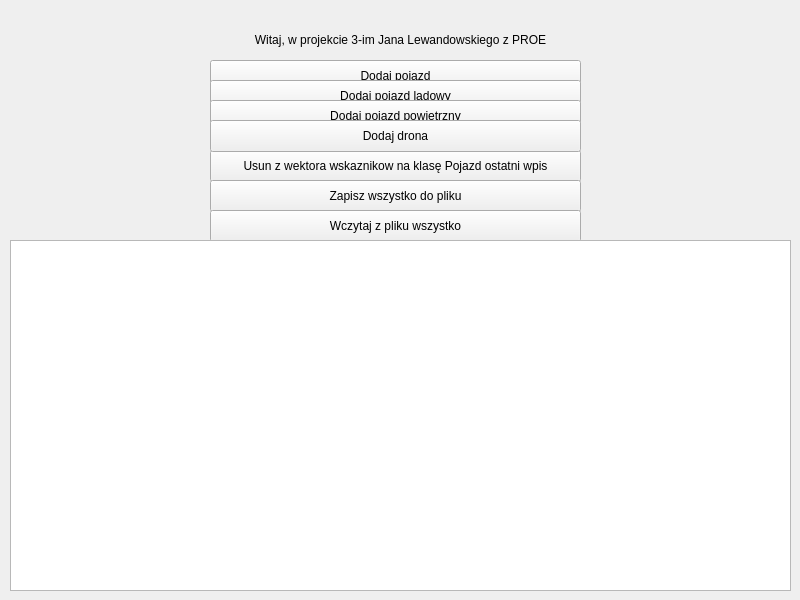
<?xml version="1.0" encoding="UTF-8"?>
<ui version="4.0">
 <class>MainWindow</class>
 <widget class="QMainWindow" name="MainWindow">
  <property name="geometry">
   <rect>
    <x>0</x>
    <y>0</y>
    <width>800</width>
    <height>600</height>
   </rect>
  </property>
  <property name="minimumSize">
   <size>
    <width>800</width>
    <height>600</height>
   </size>
  </property>
  <property name="maximumSize">
   <size>
    <width>800</width>
    <height>600</height>
   </size>
  </property>
  <property name="windowTitle">
   <string>MainWindow</string>
  </property>
  <widget class="QWidget" name="centralWidget">
   <widget class="QLabel" name="label">
    <property name="geometry">
     <rect>
      <x>0</x>
      <y>30</y>
      <width>801</width>
      <height>20</height>
     </rect>
    </property>
    <property name="text">
     <string>Witaj, w projekcie 3-im Jana Lewandowskiego z PROE</string>
    </property>
    <property name="alignment">
     <set>Qt::AlignCenter</set>
    </property>
   </widget>
   <widget class="QPushButton" name="pushButton">
    <property name="geometry">
     <rect>
      <x>210</x>
      <y>60</y>
      <width>371</width>
      <height>32</height>
     </rect>
    </property>
    <property name="text">
     <string>Dodaj pojazd</string>
    </property>
   </widget>
   <widget class="QPushButton" name="pushButton_2">
    <property name="geometry">
     <rect>
      <x>210</x>
      <y>150</y>
      <width>371</width>
      <height>32</height>
     </rect>
    </property>
    <property name="text">
     <string>Usun z wektora wskaznikow na klasę Pojazd ostatni wpis</string>
    </property>
   </widget>
   <widget class="QPushButton" name="pushButton_4">
    <property name="geometry">
     <rect>
      <x>210</x>
      <y>180</y>
      <width>371</width>
      <height>32</height>
     </rect>
    </property>
    <property name="text">
     <string>Zapisz wszystko do pliku</string>
    </property>
   </widget>
   <widget class="QPushButton" name="pushButton_6">
    <property name="geometry">
     <rect>
      <x>210</x>
      <y>210</y>
      <width>371</width>
      <height>32</height>
     </rect>
    </property>
    <property name="text">
     <string>Wczytaj z pliku wszystko</string>
    </property>
   </widget>
   <widget class="QPushButton" name="pushButton_8">
    <property name="geometry">
     <rect>
      <x>210</x>
      <y>80</y>
      <width>371</width>
      <height>32</height>
     </rect>
    </property>
    <property name="text">
     <string>Dodaj pojazd lądowy</string>
    </property>
   </widget>
   <widget class="QPushButton" name="pushButton_9">
    <property name="geometry">
     <rect>
      <x>210</x>
      <y>100</y>
      <width>371</width>
      <height>32</height>
     </rect>
    </property>
    <property name="text">
     <string>Dodaj pojazd powietrzny</string>
    </property>
   </widget>
   <widget class="QPushButton" name="pushButton_10">
    <property name="geometry">
     <rect>
      <x>210</x>
      <y>120</y>
      <width>371</width>
      <height>32</height>
     </rect>
    </property>
    <property name="text">
     <string>Dodaj drona</string>
    </property>
   </widget>
   <widget class="QListWidget" name="lista">
    <property name="geometry">
     <rect>
      <x>10</x>
      <y>240</y>
      <width>781</width>
      <height>351</height>
     </rect>
    </property>
   </widget>
  </widget>
 </widget>
 <layoutdefault spacing="6" margin="11"/>
 <resources/>
 <connections/>
</ui>
